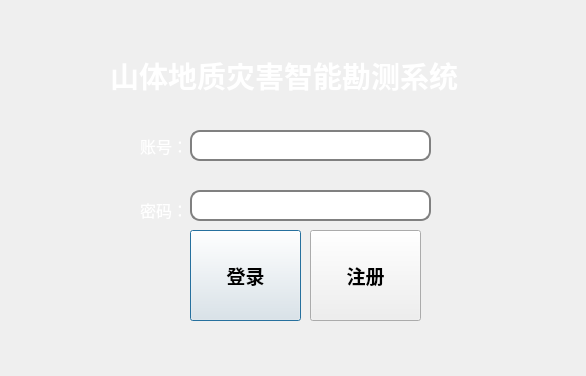
<?xml version="1.0" encoding="UTF-8"?>
<ui version="4.0">
 <class>Dialog</class>
 <widget class="QDialog" name="Dialog">
  <property name="geometry">
   <rect>
    <x>0</x>
    <y>0</y>
    <width>586</width>
    <height>376</height>
   </rect>
  </property>
  <property name="windowTitle">
   <string>山体地质灾害智能勘测系统登录界面</string>
  </property>
  <property name="styleSheet">
   <string notr="true">QDialog{border-image:url(D:/procedure/groundstation/checkin/2.png)}</string>
  </property>
  <widget class="QPushButton" name="pushButton">
   <property name="geometry">
    <rect>
     <x>190</x>
     <y>230</y>
     <width>111</width>
     <height>91</height>
    </rect>
   </property>
   <property name="font">
    <font>
     <family>Lucida Sans</family>
     <pointsize>14</pointsize>
     <weight>75</weight>
     <bold>true</bold>
    </font>
   </property>
   <property name="styleSheet">
    <string notr="true">QPushButton{border-image:url(D:/procedure/groundstation/checkin/yellow.png)}</string>
   </property>
   <property name="text">
    <string>登录</string>
   </property>
  </widget>
  <widget class="QLabel" name="label">
   <property name="geometry">
    <rect>
     <x>140</x>
     <y>135</y>
     <width>41</width>
     <height>21</height>
    </rect>
   </property>
   <property name="font">
    <font>
     <family>Lucida Sans</family>
     <pointsize>12</pointsize>
    </font>
   </property>
   <property name="styleSheet">
    <string notr="true">color:rgb(255, 255, 255);
</string>
   </property>
   <property name="text">
    <string>账号：</string>
   </property>
  </widget>
  <widget class="QPushButton" name="pushButton_2">
   <property name="geometry">
    <rect>
     <x>310</x>
     <y>230</y>
     <width>111</width>
     <height>91</height>
    </rect>
   </property>
   <property name="font">
    <font>
     <family>Lucida Sans</family>
     <pointsize>14</pointsize>
     <weight>75</weight>
     <bold>true</bold>
    </font>
   </property>
   <property name="styleSheet">
    <string notr="true">QPushButton{border-image:url(D:/procedure/groundstation/checkin/yellow.png)}</string>
   </property>
   <property name="text">
    <string>注册</string>
   </property>
  </widget>
  <widget class="QLabel" name="label_2">
   <property name="geometry">
    <rect>
     <x>140</x>
     <y>200</y>
     <width>41</width>
     <height>20</height>
    </rect>
   </property>
   <property name="font">
    <font>
     <family>Lucida Sans</family>
     <pointsize>12</pointsize>
    </font>
   </property>
   <property name="styleSheet">
    <string notr="true">color:rgb(255, 255, 255);
background-color:transparent;</string>
   </property>
   <property name="text">
    <string>密码：</string>
   </property>
  </widget>
  <widget class="QLabel" name="label_3">
   <property name="geometry">
    <rect>
     <x>450</x>
     <y>-20</y>
     <width>131</width>
     <height>81</height>
    </rect>
   </property>
   <property name="styleSheet">
    <string notr="true">border-image:url(D:/procedure/groundstation/checkin/log.png)</string>
   </property>
   <property name="text">
    <string/>
   </property>
  </widget>
  <widget class="QLabel" name="label_4">
   <property name="geometry">
    <rect>
     <x>110</x>
     <y>60</y>
     <width>381</width>
     <height>31</height>
    </rect>
   </property>
   <property name="font">
    <font>
     <family>Lucida Sans</family>
     <pointsize>22</pointsize>
     <weight>75</weight>
     <bold>true</bold>
    </font>
   </property>
   <property name="styleSheet">
    <string notr="true">color:rgb(255, 255, 255);</string>
   </property>
   <property name="text">
    <string>山体地质灾害智能勘测系统</string>
   </property>
  </widget>
  <widget class="QLineEdit" name="lineEdit">
   <property name="geometry">
    <rect>
     <x>190</x>
     <y>130</y>
     <width>241</width>
     <height>31</height>
    </rect>
   </property>
   <property name="autoFillBackground">
    <bool>false</bool>
   </property>
   <property name="styleSheet">
    <string notr="true">QLineEdit {
    border: 2px solid gray;
    border-radius: 10px;
    padding: 0 8px;
    background: white;
    selection-background-color: darkgray;

}</string>
   </property>
  </widget>
  <widget class="QLineEdit" name="lineEdit_2">
   <property name="geometry">
    <rect>
     <x>190</x>
     <y>190</y>
     <width>241</width>
     <height>31</height>
    </rect>
   </property>
   <property name="styleSheet">
    <string notr="true">QLineEdit {
    border: 2px solid gray;
    border-radius: 10px;
    padding: 0 8px;
    background: white;
    selection-background-color: darkgray;
}</string>
   </property>
   <property name="inputMask">
    <string/>
   </property>
   <property name="text">
    <string/>
   </property>
   <property name="echoMode">
    <enum>QLineEdit::Password</enum>
   </property>
  </widget>
  <zorder>label_4</zorder>
  <zorder>pushButton</zorder>
  <zorder>label</zorder>
  <zorder>pushButton_2</zorder>
  <zorder>label_2</zorder>
  <zorder>label_3</zorder>
  <zorder>lineEdit_2</zorder>
  <zorder>lineEdit</zorder>
 </widget>
 <resources/>
 <connections/>
</ui>
